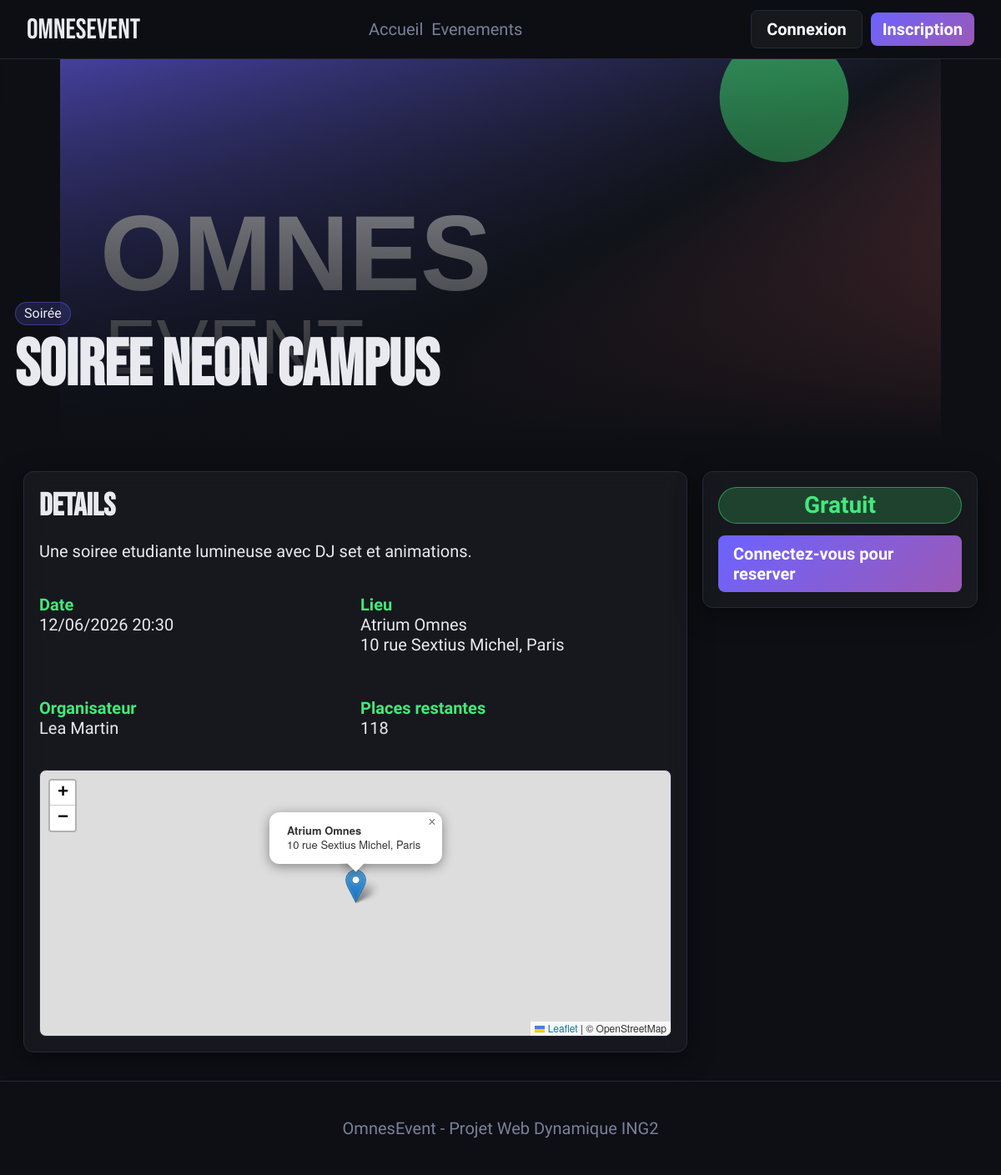
The app's page /omnesevent/event/detail.php?id=1 with its own data.
### tables this page shows
CREATE TABLE evenements (
    id INT AUTO_INCREMENT PRIMARY KEY,
    titre VARCHAR(180) NOT NULL,
    description TEXT NOT NULL,
    categorie ENUM('Soirée','Sport','Culture','Conférence','Autre') NOT NULL,
    date_evenement DATETIME NOT NULL,
    nom_lieu VARCHAR(180) NOT NULL,
    adresse_lieu VARCHAR(255),
    latitude DECIMAL(10,7) NULL,
    longitude DECIMAL(10,7) NULL,
    url_affiche VARCHAR(255),
    capacite INT NOT NULL,
    prix DECIMAL(8,2) NOT NULL DEFAULT 0.00,
    cree_par INT NOT NULL,
    statut ENUM('en_attente','publie','annule') DEFAULT 'publie',
    cree_le DATETIME DEFAULT CURRENT_TIMESTAMP,
    CONSTRAINT fk_evenements_utilisateurs FOREIGN KEY (cree_par) REFERENCES utilisateurs(id) ON DELETE CASCADE
);

CREATE TABLE utilisateurs (
    id INT AUTO_INCREMENT PRIMARY KEY,
    email VARCHAR(180) NOT NULL UNIQUE,
    mot_de_passe_hash VARCHAR(255) NOT NULL,
    prenom VARCHAR(100) NOT NULL,
    nom VARCHAR(100) NOT NULL,
    role ENUM('admin','organisateur','participant') DEFAULT 'participant',
    est_approuve TINYINT(1) DEFAULT 0,
    avatar_url VARCHAR(255),
    cree_le DATETIME DEFAULT CURRENT_TIMESTAMP
);

### omnesevent/includes/auth.php (called while the page is built, shortened)
<?php
function e($valeur) {
    return htmlspecialchars((string)$valeur, ENT_QUOTES, 'UTF-8');
}
function baseUrlSite() {
    $racineDocument = realpath($_SERVER['DOCUMENT_ROOT'] ?? '');
    $racineProjet = realpath(__DIR__ . '/..');
    if ($racineDocument && $racineProjet && strpos(strtolower($racineProjet), strtolower($racineDocument)) === 0) {
        $relatif = trim(str_replace('\\', '/', substr($racineProjet, strlen($racineDocument))), '/');
        return $relatif !== '' ? '/' . $relatif : '';
    }
    $script = $_SERVER['SCRIPT_NAME'] ?? '';
    $segments = explode('/', trim($script, '/'));
    return !empty($segments[0]) && substr($segments[0], -4) !== '.php' ? '/' . $segments[0] : '';
}
function urlSite($chemin = '') {
    if (preg_match('#^(https?:)?//#', $chemin) || strpos($chemin, 'data:') === 0) {
        return $chemin;
    }
    if (strpos($chemin, '/omnesevent/') === 0) {
        $chemin = substr($chemin, strlen('/omnesevent'));
    } elseif ($chemin[0] !== '/') {
        $chemin = '/' . $chemin;
    }
    return baseUrlSite() . $chemin;
}
function estConnecte() {
    return isset($_SESSION['utilisateur_id']);
}
function compterConfirmes($bdd, $evenement_id) {
    $requete = $bdd->prepare("SELECT COUNT(*) FROM inscriptions WHERE evenement_id = ? AND statut = 'confirme'");
    $requete->execute(array($evenement_id));
    return (int)$requete->fetchColumn();
}
function placesRestantes($bdd, $evenement) {
    return max(0, (int)$evenement['capacite'] - compterConfirmes($bdd, $evenement['id']));
}
function prixEvenement($evenement) {
    return isset($evenement['prix']) ? max(0, (float)$evenement['prix']) : 0;
}
function evenementGratuit($evenement) {
    return prixEvenement($evenement) <= 0;
}
function libellePrix($evenement) {
    if (evenementGratuit($evenement)) {
        return 'Gratuit';
    }
    return number_format(prixEvenement($evenement), 2, ',', ' ') . ' €';
}
?>

### omnesevent/event/detail.php (the view, shortened to what this page needs)
<?php
require_once __DIR__ . '/../includes/db.php';
require_once __DIR__ . '/../includes/auth.php';
$id = (int)($_GET['id'] ?? 0);
$requete = $bdd->prepare('SELECT e.*, u.prenom, u.nom FROM evenements e INNER JOIN utilisateurs u ON e.cree_par = u.id WHERE e.id = ?');
$requete->execute(array($id));
$evenement = $requete->fetch(PDO::FETCH_ASSOC);
$places = placesRestantes($bdd, $evenement);
$affiche = urlSite($evenement['url_affiche'] ?: '/assets/img/default-event.svg');
$prixClasse = evenementGratuit($evenement) ? 'free' : 'paid';
$aCoordonnees = $evenement['latitude'] !== null && $evenement['longitude'] !== null;
include __DIR__ . '/../includes/header.php';
?>
<section class="detail-hero" style="background-image: linear-gradient(180deg, rgba(13,15,20,.25), #0d0f14), url('<?php echo e($affiche); ?>');">
    <div>
        <span class="badge"><?php echo e($evenement['categorie']); ?></span>
        <h1><?php echo e($evenement['titre']); ?></h1>
    </div>
</section>
<section class="detail-layout">
    <article class="panel">
        <h2>Details</h2>
        <p><?php echo nl2br(e($evenement['description'])); ?></p>
        <div class="info-grid">
            <p><strong>Date</strong><?php echo date('d/m/Y H:i', strtotime($evenement['date_evenement'])); ?></p>
            <p><strong>Lieu</strong><?php echo e($evenement['nom_lieu']); ?><br><?php echo e($evenement['adresse_lieu']); ?></p>
            <p><strong>Organisateur</strong><?php echo e($evenement['prenom'] . ' ' . $evenement['nom']); ?></p>
            <p><strong>Places restantes</strong><span id="places-restantes"><?php echo $places; ?></span></p>
        </div>
        <?php if ($aCoordonnees) { ?>
            <div id="event-map" class="event-map" data-lat="<?php echo e($evenement['latitude']); ?>" data-lng="<?php echo e($evenement['longitude']); ?>" data-title="<?php echo e($evenement['nom_lieu']); ?>" data-address="<?php echo e($evenement['adresse_lieu']); ?>"></div>
        <?php } ?>
    </article>
    <aside class="panel reserve-panel">
        <span class="badge price-detail <?php echo e($prixClasse); ?>"><?php echo e(libellePrix($evenement)); ?></span>
        <?php if (!estConnecte()) { ?>
            <a class="btn full" href="<?php echo e(urlSite('/login.php')); ?>">Connectez-vous pour reserver</a>
        <?php } ?>
    </aside>
</section>
<?php
include __DIR__ . '/../includes/footer.php';
?>

### omnesevent/assets/css/style.css (style rules this page uses)
:root { --bg: #0d0f14; --surface: #161a23; --border: #252a38; --accent: #6C63FF; --accent-2: #FF6B6B; --accent-3: #43E97B; --text: #E8EAF0; --text-muted: #7A8099; --radius: 12px; --shadow: 0 8px 32px rgba(0,0,0,0.45); }
* { box-sizing: border-box; }
body { margin: 0; background: var(--bg); color: var(--text); font-family: 'Barlow Condensed', Arial, sans-serif; font-size: 20px; letter-spacing: 0; }
a { color: inherit; text-decoration: none; }
.logo, h1, h2, h3 { font-family: 'Bebas Neue', Impact, sans-serif; letter-spacing: 0; }
.btn { min-height: 44px; border: 0; border-radius: 8px; padding: 10px 18px; display: inline-flex; align-items: center; justify-content: center; gap: 8px; color: white; cursor: pointer; background: linear-gradient(135deg, var(--accent), #9B59B6); transition: all .25s ease; font-family: inherit; font-weight: 700; }
.btn.full { width: 100%; }
h1 { font-size: 56px; line-height: .94; margin: 12px 0 22px; }
h2 { font-size: 38px; margin: 0 0 14px; }
.section, .form-page, .auth-page, .detail-layout { width: min(1180px, 100%); margin: 0 auto; padding: 34px 18px; }
.event-card, .panel, .auth-card { background: rgba(255,255,255,0.04); backdrop-filter: blur(12px); border: 1px solid var(--border); border-radius: var(--radius); box-shadow: var(--shadow); }
.card-body, .panel, .auth-card { padding: 18px; }
.badge { display: inline-flex; min-height: 28px; align-items: center; border-radius: 999px; padding: 4px 10px; background: rgba(108,99,255,.18); color: var(--text); border: 1px solid rgba(108,99,255,.4); font-size: 16px; line-height: 1; white-space: nowrap; }
.price-badge.free, .price-detail.free, .status-badge.confirme { background: rgba(67,233,123,.2); border-color: rgba(67,233,123,.5); color: var(--accent-3); }
.detail-hero { min-height: 460px; display: flex; align-items: end; background-size: cover; background-position: center; padding: 34px 18px; }
.detail-hero > div { width: min(1180px,100%); margin: 0 auto; }
.detail-layout { display: grid; gap: 18px; }
.info-grid { display: grid; gap: 12px; }
.info-grid strong { display: block; color: var(--accent-3); }
.reserve-panel { align-self: start; display: grid; gap: 14px; }
.price-detail { min-height: 44px; justify-content: center; font-size: 28px; font-weight: 700; }
.event-map { width: 100%; min-height: 320px; margin-top: 18px; border: 1px solid var(--border); border-radius: 8px; overflow: hidden; }
@media (min-width: 700px) { h1 { font-size: 78px; } }
@media (min-width: 700px) { .two-cols, .info-grid { grid-template-columns: 1fr 1fr; } }
@media (min-width: 700px) { .detail-layout { grid-template-columns: 1fr 330px; } }

### records on screen
evenements: url_affiche (placeholder picture), categorie "Soirée", titre "Soiree Neon Campus", description "Une soiree etudiante lumineuse avec DJ set et animations.", date_evenement "12/06/2026 20:30", nom_lieu "Atrium Omnes", adresse_lieu "10 rue Sextius Michel, Paris", cree_par.nom "Lea Martin", prix "Gratuit"

### other values on screen
$places "118"
